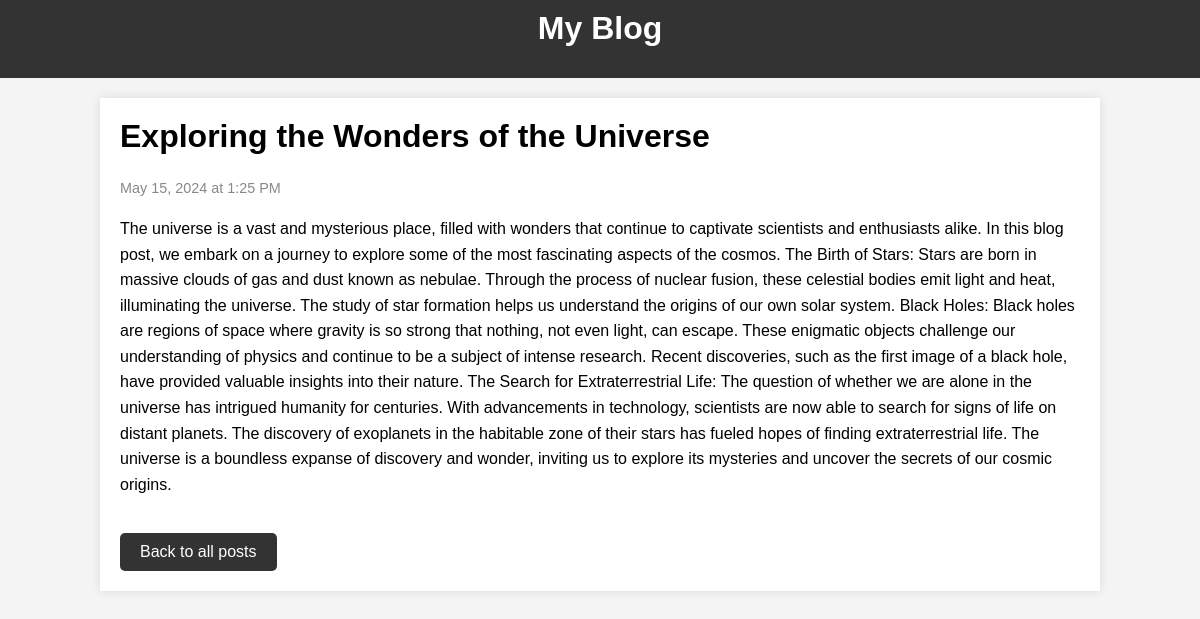
Screenshot of /post/2 with the database file from the repository.
### posts/models.py (models this page shows)
class Post(models.Model):
    title = models.CharField(max_length=100)
    date = models.DateTimeField(default=datetime.now,blank=True)
    content = models.TextField()

### posts/views.py (the view)
# urls.py: path('post/<int:id>',views.post,name='post')
def post(request,id):
    post = get_object_or_404(Post,id=id)
    return render(request,'post.html',{'post':post})

### template/post.html (shortened to what this page needs)
<!DOCTYPE html>
<html lang="en">
<head>
</head>
<body>
    <header>
        <h1>My Blog</h1>
    </header>
    <div class="container">
        <h1>{{ post.title }}</h1>
        <p class="datetime">{{ post.date|date:"F j, Y" }} at {{ post.date|date:"g:i A" }}</p>
        <p>{{ post.content }}</p>
        <a href="{% url 'index' %}">Back to all posts</a>
    </div>
</body>
</html>

### template/post.html (style rules this page uses)
body { font-family: Arial, sans-serif; margin: 0; padding: 0; background-color: #f4f4f4; }
header { background-color: #333; color: #fff; padding: 10px 0; text-align: center; }
.container { width: 80%; margin: 0 auto; background: #fff; padding: 20px; box-shadow: 0 0 10px rgba(0, 0, 0, 0.1); margin-top: 20px; }
h1 { margin-top: 0; }
.datetime { color: #888; font-size: 0.9em; margin-bottom: 10px; }
p { line-height: 1.6; }
a { display: inline-block; margin-top: 20px; text-decoration: none; color: #fff; background-color: #333; padding: 10px 20px; border-radius: 5px; transition: background-color 0.3s ease; }

### rows the page displays
Post: title "Exploring the Wonders of the Universe", date "May 15, 2024", date "1:25 PM", content "The universe is a vast and mysterious place, filled with wonders that continue to captivate scientists and enthusiasts alike. In this blog post, we embark on a journey to explore some of the most fascinating aspects of the cosmos. The Birth of Stars: Stars are born in massive clouds of gas and dust known as nebulae. Through the process of nuclear fusion, these celestial bodies emit light and heat, illuminating the universe. The study of star formation helps us understand the origins of our own solar system. Black Holes: Black holes are regions of space where gravity is so strong that nothing, not even light, can escape. These enigmatic objects challenge our understanding of physics and…"
